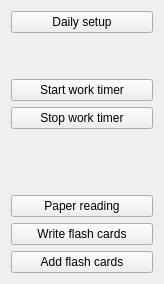
<?xml version="1.0" encoding="UTF-8"?>
<ui version="4.0">
 <class>Form</class>
 <widget class="QWidget" name="Form">
  <property name="geometry">
   <rect>
    <x>0</x>
    <y>0</y>
    <width>164</width>
    <height>235</height>
   </rect>
  </property>
  <property name="windowTitle">
   <string>Form</string>
  </property>
  <layout class="QGridLayout" name="gridLayout">
   <item row="9" column="0">
    <widget class="QPushButton" name="write_flash_cards_button">
     <property name="text">
      <string>Write flash cards</string>
     </property>
    </widget>
   </item>
   <item row="2" column="0">
    <widget class="QPushButton" name="work_button">
     <property name="text">
      <string>Start work timer</string>
     </property>
    </widget>
   </item>
   <item row="0" column="0">
    <widget class="QPushButton" name="daily_setup_button">
     <property name="text">
      <string>Daily setup</string>
     </property>
    </widget>
   </item>
   <item row="8" column="0">
    <widget class="QPushButton" name="paper_button">
     <property name="text">
      <string>Paper reading</string>
     </property>
    </widget>
   </item>
   <item row="6" column="0">
    <spacer name="verticalSpacer">
     <property name="orientation">
      <enum>Qt::Vertical</enum>
     </property>
     <property name="sizeType">
      <enum>QSizePolicy::Fixed</enum>
     </property>
     <property name="sizeHint" stdset="0">
      <size>
       <width>20</width>
       <height>40</height>
      </size>
     </property>
    </spacer>
   </item>
   <item row="5" column="0">
    <widget class="QLabel" name="work_label">
     <property name="maximumSize">
      <size>
       <width>16777215</width>
       <height>100</height>
      </size>
     </property>
     <property name="text">
      <string/>
     </property>
     <property name="scaledContents">
      <bool>false</bool>
     </property>
     <property name="alignment">
      <set>Qt::AlignCenter</set>
     </property>
    </widget>
   </item>
   <item row="10" column="0">
    <widget class="QPushButton" name="add_flash_cards_button">
     <property name="text">
      <string>Add flash cards</string>
     </property>
    </widget>
   </item>
   <item row="3" column="0">
    <widget class="QPushButton" name="stop_work_button">
     <property name="text">
      <string>Stop work timer</string>
     </property>
    </widget>
   </item>
   <item row="1" column="0">
    <spacer name="verticalSpacer_2">
     <property name="orientation">
      <enum>Qt::Vertical</enum>
     </property>
     <property name="sizeType">
      <enum>QSizePolicy::Fixed</enum>
     </property>
     <property name="sizeHint" stdset="0">
      <size>
       <width>20</width>
       <height>40</height>
      </size>
     </property>
    </spacer>
   </item>
  </layout>
 </widget>
 <resources/>
 <connections/>
</ui>
